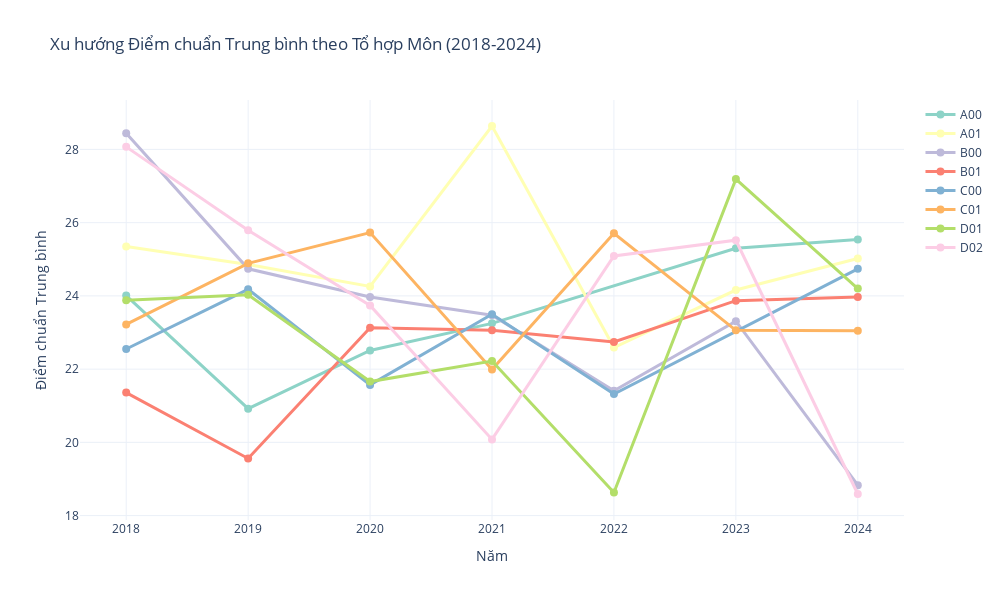

Notebook code cell kept with this figure:
### Markdown cell above
### 📈 2.2. Phân tích Xu hướng Điểm chuẩn theo Thời gian (2018-2024)

**Câu hỏi**: Điểm chuẩn của các tổ hợp thay đổi như thế nào qua các năm? Tổ hợp nào có xu hướng tăng/giảm mạnh?

### Code cell
# Lấy dữ liệu xu hướng
trends, trend_analysis = results['trends']

print("📊 XU HƯỚNG ĐIỂM CHUẨN THEO THỜI GIAN:")
print("="*40)
display(trend_analysis.sort_values('xu_huong', ascending=False))

# Tạo biểu đồ xu hướng điểm chuẩn
fig = go.Figure()

# Thêm đường xu hướng cho từng tổ hợp
colors = px.colors.qualitative.Set3
for i, to_hop in enumerate(trends['ma_to_hop'].unique()):
    subset = trends[trends['ma_to_hop'] == to_hop]
    
    fig.add_trace(go.Scatter(
        x=subset['nam'],
        y=subset['diem_chuan_tb'],
        mode='lines+markers',
        name=to_hop,
        line=dict(color=colors[i % len(colors)], width=3),
        marker=dict(size=8)
    ))

fig.update_layout(
    title='Xu hướng Điểm chuẩn Trung bình theo Tổ hợp Môn (2018-2024)',
    xaxis_title='Năm',
    yaxis_title='Điểm chuẩn Trung bình',
    hovermode='x unified',
    template='plotly_white',
    height=600,
    width=1000
)

fig.show()

# Phân tích thống kê xu hướng
print("\n📈 PHÂN TÍCH XU HƯỚNG CHI TIẾT:")
print("="*40)

# Tổ hợp tăng mạnh nhất
tang_manh = trend_analysis[trend_analysis['ket_luan'] == 'Tăng'].nlargest(3, 'xu_huong')
if not tang_manh.empty:
    print("🔺 Tổ hợp có xu hướng TĂNG điểm mạnh nhất:")
    for _, row in tang_manh.iterrows():
        print(f"   {row['ma_to_hop']}: +{row['xu_huong']:.3f} điểm/năm (R² = {row['r_squared']:.3f})")

# Tổ hợp giảm mạnh nhất  
giam_manh = trend_analysis[trend_analysis['ket_luan'] == 'Giảm'].nsmallest(3, 'xu_huong')
if not giam_manh.empty:
    print("\n🔻 Tổ hợp có xu hướng GIẢM điểm mạnh nhất:")
    for _, row in giam_manh.iterrows():
        print(f"   {row['ma_to_hop']}: {row['xu_huong']:.3f} điểm/năm (R² = {row['r_squared']:.3f})")

# Tổ hợp ổn định
on_dinh = trend_analysis[trend_analysis['ket_luan'] == 'Ổn định']
print(f"\n⚖️ Số tổ hợp có xu hướng ỔN ĐỊNH: {len(on_dinh)}/{len(trend_analysis)}")

### Figure 1 — Plotly figure (JSON) as saved in the notebook; plotly's stock layout.template omitted (floating-point values rounded to 4 significant figures)
{"data": [{"line": {"color": "rgb(141,211,199)", "width": 3}, "marker": {"size": 8}, "mode": "lines+markers", "name": "A00", "type": "scatter", "x": [2018, 2019, 2020, 2021, 2023, 2024], "y": [24.01, 20.92, 22.51, 23.25, 25.3, 25.54]}, {"line": {"color": "rgb(255,255,179)", "width": 3}, "marker": {"size": 8}, "mode": "lines+markers", "name": "A01", "type": "scatter", "x": [2018, 2019, 2020, 2021, 2022, 2023, 2024], "y": [25.35, 24.86, 24.26, 28.64, 22.59, 24.16, 25.02]}, {"line": {"color": "rgb(190,186,218)", "width": 3}, "marker": {"size": 8}, "mode": "lines+markers", "name": "B00", "type": "scatter", "x": [2018, 2019, 2020, 2021, 2022, 2023, 2024], "y": [28.44, 24.74, 23.97, 23.47, 21.41, 23.31, 18.83]}, {"line": {"color": "rgb(251,128,114)", "width": 3}, "marker": {"size": 8}, "mode": "lines+markers", "name": "B01", "type": "scatter", "x": [2018, 2019, 2020, 2021, 2022, 2023, 2024], "y": [21.36, 19.56, 23.13, 23.06, 22.74, 23.87, 23.97]}, {"line": {"color": "rgb(128,177,211)", "width": 3}, "marker": {"size": 8}, "mode": "lines+markers", "name": "C00", "type": "scatter", "x": [2018, 2019, 2020, 2021, 2022, 2024], "y": [22.55, 24.18, 21.57, 23.5, 21.32, 24.74]}, {"line": {"color": "rgb(253,180,98)", "width": 3}, "marker": {"size": 8}, "mode": "lines+markers", "name": "C01", "type": "scatter", "x": [2018, 2019, 2020, 2021, 2022, 2023, 2024], "y": [23.22, 24.89, 25.73, 21.99, 25.71, 23.06, 23.05]}, {"line": {"color": "rgb(179,222,105)", "width": 3}, "marker": {"size": 8}, "mode": "lines+markers", "name": "D01", "type": "scatter", "x": [2018, 2019, 2020, 2021, 2022, 2023, 2024], "y": [23.88, 24.03, 21.66, 22.22, 18.63, 27.19, 24.2]}, {"line": {"color": "rgb(252,205,229)", "width": 3}, "marker": {"size": 8}, "mode": "lines+markers", "name": "D02", "type": "scatter", "x": [2018, 2019, 2020, 2021, 2022, 2023, 2024], "y": [28.07, 25.79, 23.74, 20.08, 25.09, 25.52, 18.59]}], "layout": {"height": 600, "hovermode": "x unified", "title": {"text": "Xu hướng Điểm chuẩn Trung bình theo Tổ hợp Môn (2018-2024)"}, "width": 1000, "xaxis": {"title": {"text": "Năm"}}, "yaxis": {"title": {"text": "Điểm chuẩn Trung bình"}}}}
